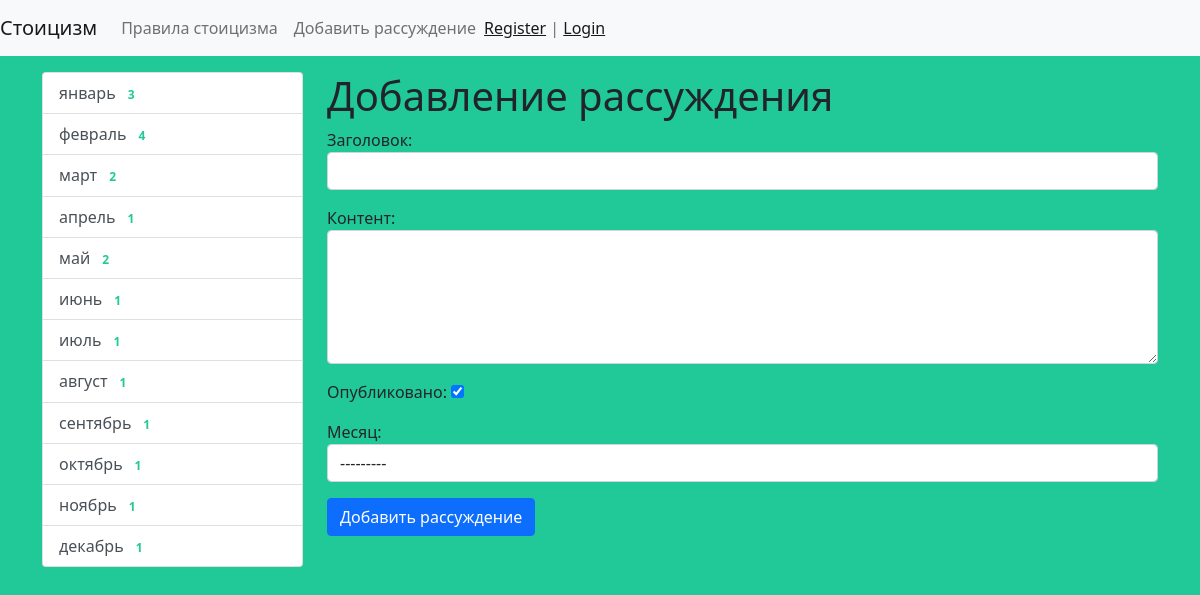
Page /stoic/add-stoic/ (signed in) on the committed database.
### stoic/models.py (models this page shows)
class Month(models.Model):
    title = models.CharField(max_length=150, db_index=True, verbose_name='Наименование месяца')
    def get_absolute_url(self):
        return reverse('month', kwargs={"month_id": self.pk})
    def __str__(self):
        return self.title
    class Meta:
        verbose_name = 'Месяц'
        verbose_name_plural = 'Месяцы'
        ordering = ['id']

### stoic/views.py (the view)
# urls.py: path('stoic/add-stoic/', CreateStoic.as_view(), name='add_stoic'),
class CreateStoic(LoginRequiredMixin, CreateView):
    form_class = StoicForm
    template_name = 'stoic/add_stoic.html'
    login_url = '/admin/'

### stoic/forms.py (shortened to what this page needs)
class StoicForm(forms.ModelForm):
    class Meta:
        model = Stoic
        fields = ['title', 'content', 'is_published', 'month']
        widgets = {
            'title': forms.TextInput(attrs={'class': 'form-control'}),
            'content': forms.Textarea(attrs={'class': 'form-control', 'rows': 5}),
            'month': forms.Select(attrs={'class': 'form-control'}),
        }

### stoic/templatetags/stoic_tags.py (called while the page is built)
@register.inclusion_tag('stoic/list_months.html')
def show_months(arg1='Hello', arg2='world'):
    months = Month.objects.annotate(cnt=Count('stoic', filter=F('stoic__is_published'))).filter(cnt__gt=0)
    return {"months": months, "arg1": arg1, "arg2": arg2}

### stoic/templates/stoic/add_stoic.html (shortened to what this page needs)
{% extends 'base.html' %}
{% block sidebar %}
{% include 'inc/_sidebar.html' %}
{% endblock %}
{% block content %}
<h1>Добавление рассуждения</h1>
<form action="{% url 'add_stoic' %}" method="post">
    {{ form.as_p }}
    <button type="submit" class="btn btn-primary btn-block">Добавить рассуждение</button>
</form>
{% endblock %}

### stoic/templates/stoic/list_months.html
<div class="list-group">
    {% for item in months %}
        <a href="{{ item.get_absolute_url }}" class="list-group-item list-group-item-action">{{ item.title }} <span  class="badge badge-primary badge-pill" style="color:#20c997;"  >{{ item.cnt }}</span></a>
    {% endfor %}
</div>

### stoic_app/static/css/style.css (style rules this page uses)
body { background-color: #20c997; }

### rows in the picture
Month: title "январь", cnt "3"
Month: title "февраль", cnt "4"
Month: title "март", cnt "2"
Month: title "апрель", cnt "1"
Month: title "май", cnt "2"
Month: title "июнь", cnt "1"
Month: title "июль", cnt "1"
Month: title "август", cnt "1"
Month: title "сентябрь", cnt "1"
Month: title "октябрь", cnt "1"
Month: title "ноябрь", cnt "1"
Month: title "декабрь", cnt "1"
